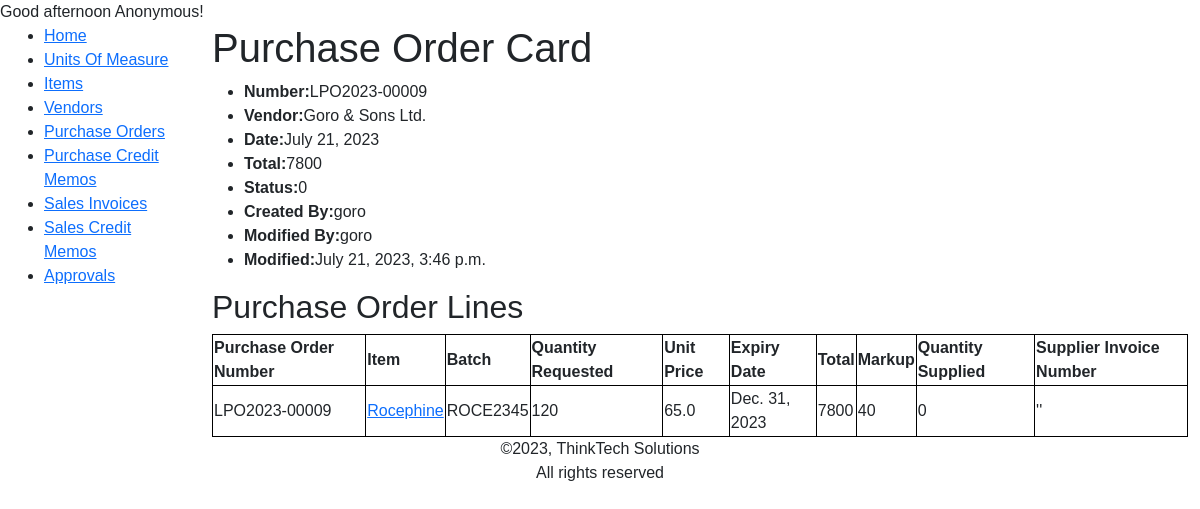
Page /inventory/purchaseorder-detail/LPO2023-00009/ on the earlier database version.
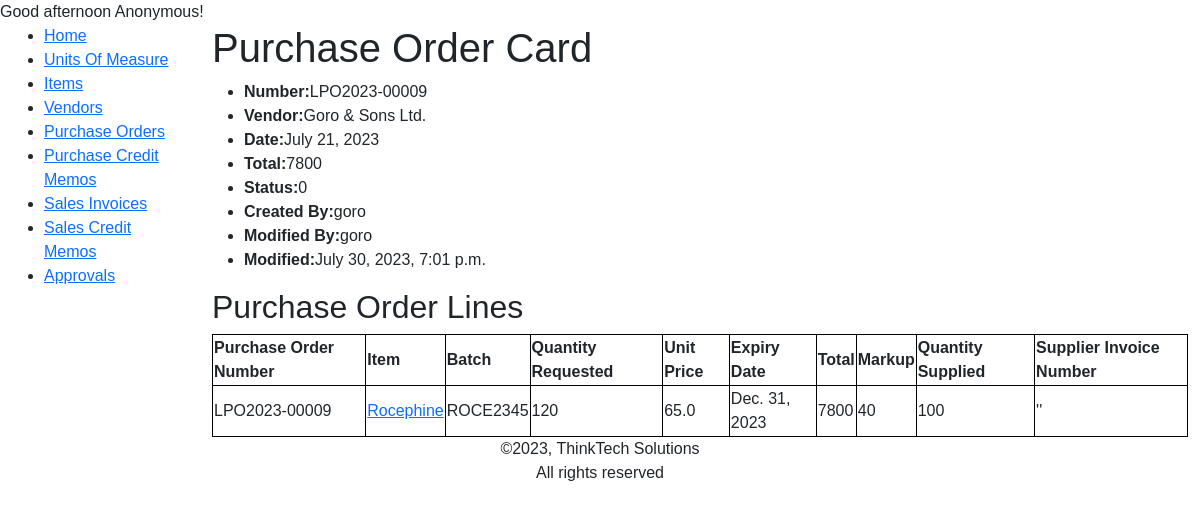
Same page on the later database version.
### inventory/models.py (models this page shows, shortened)
class PurchaseHeader(models.Model):
    number = AlphanumericAutoField(primary_key=True, editable=False)
    vendor = models.ForeignKey(Vendor, on_delete=models.PROTECT, related_name='vendor', related_query_name='vendor')
    date = models.DateField(auto_now_add=True, editable=False)
    total = models.IntegerField(editable=False, default=0)
    last_modified_at = models.DateTimeField(auto_now=True, editable=False)
    approval_status = ((0, 'Open'), (1, 'Pending Approval'), (2, 'Approved'), (3, 'Cancelled Approval'))
    status = models.CharField(max_length=30, choices=approval_status, default=0)
    created_by = models.ForeignKey('auth.User', blank=True, null=True, default=None, on_delete=models.PROTECT, related_name='lpo', related_query_name='lpo',editable=False)
    modified_by = models.ForeignKey('auth.User', blank=True, null=True, default=None, on_delete=models.PROTECT, related_name='lpo_m', related_query_name='lpo_m',editable=False)
    def __str__(self) -> str:
        return self.number
    class Meta:
        verbose_name_plural = 'Purchase Orders'
        ordering = ["number"]

class PurchaseLine(models.Model):
    number = models.ForeignKey(PurchaseHeader, on_delete=models.CASCADE, related_name='lines', related_query_name='lines')
    item = models.ForeignKey(Item, on_delete=models.PROTECT, related_name='lpo', related_query_name='lpo')
    batch = models.CharField('Item Batch Number',max_length=200, null=True)
    quantity_requested = models.PositiveIntegerField(help_text='Quantity')
    unit_price = models.FloatField('Unit Price')
    total = models.IntegerField(editable=False)
    expiry_date = models.DateField('Expiry date', null=True)
    quantity_received = models.PositiveIntegerField(default=0)
    markup = models.PositiveSmallIntegerField(validators=[MaxValueValidator(100)], default=40, help_text="Percentage Markup")
    invoice_no = models.CharField('Vendor Invoice Number',max_length=100, null=True)

class Vendor(models.Model):
    code = VendorCode('Vendor Code',primary_key=True, editable=False)
    description = models.CharField(max_length=200)
    contact_email = models.EmailField()
    contact_phone = PhoneField()
    address = models.CharField(max_length=200)
    kra_pin = models.CharField(max_length=30)
    created_by = models.ForeignKey(User, on_delete=models.PROTECT, related_name='vendors', related_query_name='vendors')
    def __str__(self) -> str:
        return self.description
    class Meta:
        verbose_name_plural = 'Vendors'
        ordering = ["code"]

class Item(models.Model):
    code = models.CharField('Item Code', max_length=20, primary_key=True)
    description = models.CharField(max_length=200)
    unit = models.ForeignKey(Unit, on_delete=models.CASCADE, related_name='Items', related_query_name='Items')
    created_by = models.ForeignKey(User, on_delete=models.PROTECT, related_name='useritems', related_query_name='useritems')
    def __str__(self) -> str:
        return self.description
    class Meta:
        verbose_name_plural = 'Items'
        ordering = ["code"]

### inventory/views.py (the view)
# urls.py: path('purchaseorder-detail/<str:pk>/', views.PurchaseHeaderDetailView.as_view(), name='purchaseorder-detail'),
class PurchaseHeaderDetailView(generic.DetailView, LoginRequiredMixin):
    model = PurchaseHeader
    template_name = 'inventory/purchaseheader_detail.html'  # Ensure correct template name
    def get_object(self, queryset=None):
        pk = self.kwargs.get('pk')
        return get_object_or_404(PurchaseHeader, number=pk)

### inventory/templatetags/custom_filters.py (called while the page is built)
@register.filter
def greeting(value):
    current_time = datetime.now().time()
    current_hour = current_time.hour
    if 5 <= current_hour < 12:
        time_category = "morning"
    elif 12 <= current_hour < 17:
        time_category = "afternoon"
    elif 17 <= current_hour < 20:
        time_category = "evening"
    else:
        time_category = "night"
    return f"Good {time_category}"

### inventory/templates/inventory/purchaseheader_detail.html (shortened to what this page needs)
{% extends "inventory/base.html" %}
{% block content %}
    <h1>Purchase Order Card</h1>
    <ul>
        <li><strong>Number:</strong>{{purchaseheader.number}}</li>
        <li><strong>Vendor:</strong>{{purchaseheader.vendor}}</li>
        <li><strong>Date:</strong>{{purchaseheader.date}}</li>
        <li><strong>Total:</strong>{{purchaseheader.total}}</li>
        <li><strong>Status:</strong>{{purchaseheader.get_status_display}}</li>
        <li><strong>Created By:</strong>{{purchaseheader.created_by}}</li>
        <li><strong>Modified By:</strong>{{purchaseheader.modified_by}}</li>
        <li><strong>Modified:</strong>{{purchaseheader.last_modified_at}}</li>
    </ul>
    <h2>Purchase Order Lines</h2>
    <table>
        <tr>
            <th>Purchase Order Number</th>
            <th>Item</th>
            <th>Batch</th>
            <th>Quantity Requested</th>
            <th>Unit Price</th>
            <th>Expiry Date</th>
            <th>Total</th>
            <th>Markup</th>
            <th>Quantity Supplied</th>
            <th>Supplier Invoice Number</th>
        </tr>
        {% for line in purchaseheader.lines.all %}
        <tr>
            <td>{{line.number}}</td>
            <td><a href="{% url 'inventory:item-detail' line.item_id%}">{{line.item}}</a></td>
            <td>{{line.batch}}</td>
            <td>{{line.quantity_requested}}</td>
            <td>{{line.unit_price}}</td>
            <td>{{line.expiry_date}}</td>
            <td>{{line.total}}</td>
            <td>{{line.markup}}</td>
            <td>{{line.quantity_received}}</td>
            <td>{{line.invoice_no}}</td>
        </tr>
        {% endfor %}
    </table>
{% endblock %}

Differences in the rows shown:
changed PurchaseHeader "LPO2023-00009": last_modified_at "July 21, 2023, 3:46 p.m." → "July 30, 2023, 7:01 p.m."
changed PurchaseLine "ROCE2345": quantity_received "0" → "100"
